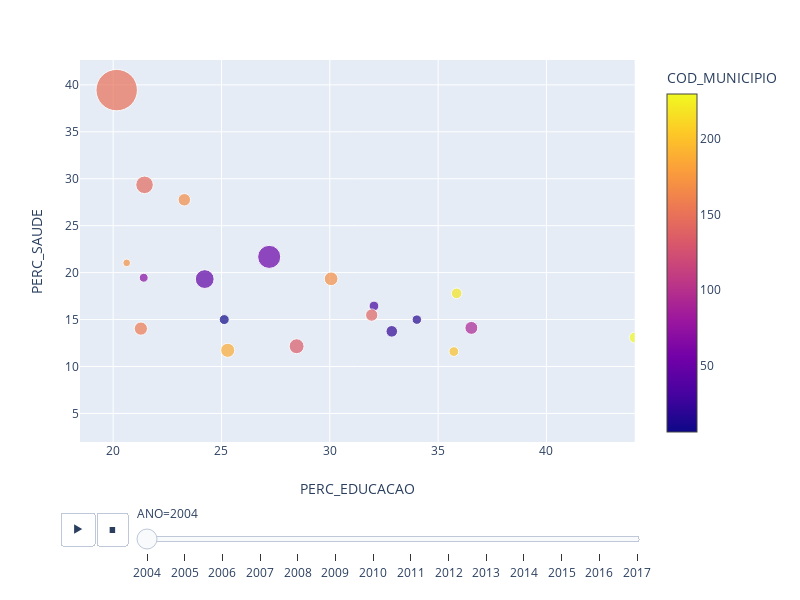

Notebook cell for this chart:
### Code cell
heightS=600
widthS=800
dfscatter = dfTopDespesa
fig=px.scatter(dfscatter, x="PERC_EDUCACAO", y="PERC_SAUDE", animation_frame="ANO", animation_group="NOME_MUNICIPIO",height=heightS,width=widthS,
           size="TOTAL", color="COD_MUNICIPIO", hover_name="NOME_MUNICIPIO",size_max=50,log_x=False,log_y=False,#text="COD_MUNICIPIO",
               range_x=[dfscatter['PERC_EDUCACAO'].min(),dfscatter['PERC_EDUCACAO'].max()], range_y=[dfscatter['PERC_SAUDE'].min(),dfscatter['PERC_SAUDE'].max()]
              #labels=dict(ExpOneRD="Expenditure by one researcher (Current USD)",ExpOneArt="Cost of one article (Current USD)",per_g="Research and development expenditure (% of GDP)")
              )
iplot(fig)
#IFrame('file:///G:/PESSOAL/visualizacao/trabalho%20final/temp-plot.html', height=heightS+20,width=widthS+20)
#IFrame('file:///C:/PUCRS/visualizacao/trabalho%20final/temp-plot.html', width=900, height=500)

### Figure 1 — Plotly figure (JSON) as saved in the notebook; plotly's stock layout.template omitted (floating-point values rounded to 4 significant figures)
{"data": [{"hoverlabel": {"namelength": 0}, "hovertemplate": "<b>%{hovertext}</b><br><br>ANO=2004<br>PERC_EDUCACAO=%{x}<br>PERC_SAUDE=%{y}<br>TOTAL=%{marker.size}<br>COD_MUNICIPIO=%{marker.color}", "hovertext": ["ALVORADA", "BAGÉ", "BENTO GONÇALVES", "CACHOEIRINHA", "CANOAS", "CAXIAS DO SUL", "ERECHIM", "GRAVATAÍ", "NOVO HAMBURGO", "PASSO FUNDO", "PELOTAS", "PORTO ALEGRE", "RIO GRANDE", "SANTA CRUZ DO SUL", "SANTA MARIA", "SANTANA DO LIVRAMENTO", "SÃO LEOPOLDO", "SAPUCAIA DO SUL", "TRIUNFO", "VIAMÃO"], "ids": ["ALVORADA", "BAGÉ", "BENTO GONÇALVES", "CACHOEIRINHA", "CANOAS", "CAXIAS DO SUL", "ERECHIM", "GRAVATAÍ", "NOVO HAMBURGO", "PASSO FUNDO", "PELOTAS", "PORTO ALEGRE", "RIO GRANDE", "SANTA CRUZ DO SUL", "SANTA MARIA", "SANTANA DO LIVRAMENTO", "SÃO LEOPOLDO", "SAPUCAIA DO SUL", "TRIUNFO", "VIAMÃO"], "legendgroup": "", "marker": {"color": [6, 16, 21, 31, 45, 50, 69, 91, 134, 141, 144, 149, 156, 168, 169, 171, 187, 200, 220, 230], "coloraxis": "coloraxis", "size": [69150000.0, 62240000.0, 93230000.0, 67200000.0, 245900000.0, 370100000.0, 55540000.0, 115900000.0, 154300000.0, 104700000.0, 214300000.0, 1192000000.0, 122000000.0, 108300000.0, 130600000.0, 41250000.0, 138500000.0, 65790000.0, 78380000.0, 82370000.0], "sizemode": "area", "sizeref": 1388000.0, "symbol": "circle"}, "mode": "markers", "name": "", "showlegend": false, "type": "scatter", "x": [25.13, 34.02, 32.86, 32.04, 24.23, 27.2, 21.41, 36.53, 28.47, 31.94, 21.45, 20.16, 21.28, 23.29, 30.06, 20.63, 25.29, 35.72, 35.85, 44.07], "xaxis": "x", "y": [15.0, 14.99, 13.75, 16.44, 19.31, 21.68, 19.46, 14.11, 12.16, 15.48, 29.35, 39.44, 14.04, 27.76, 19.34, 21.04, 11.72, 11.59, 17.79, 13.09], "yaxis": "y"}], "layout": {"coloraxis": {"colorbar": {"title": {"text": "COD_MUNICIPIO"}}, "colorscale": [[0, "#0d0887"], [0.1111, "#46039f"], [0.2222, "#7201a8"], [0.3333, "#9c179e"], [0.4444, "#bd3786"], [0.5556, "#d8576b"], [0.6667, "#ed7953"], [0.7778, "#fb9f3a"], [0.8889, "#fdca26"], [1, "#f0f921"]]}, "height": 600, "legend": {"itemsizing": "constant", "tracegroupgap": 0}, "margin": {"t": 60}, "sliders": [{"active": 0, "currentvalue": {"prefix": "ANO="}, "len": 0.9, "pad": {"b": 10, "t": 60}, "steps": [{"args": [["2004"], {"frame": {"duration": 0, "redraw": false}, "fromcurrent": true, "mode": "immediate", "transition": {"duration": 0, "easing": "linear"}}], "label": "2004", "method": "animate"}, {"args": [["2005"], {"frame": {"duration": 0, "redraw": false}, "fromcurrent": true, "mode": "immediate", "transition": {"duration": 0, "easing": "linear"}}], "label": "2005", "method": "animate"}, {"args": [["2006"], {"frame": {"duration": 0, "redraw": false}, "fromcurrent": true, "mode": "immediate", "transition": {"duration": 0, "easing": "linear"}}], "label": "2006", "method": "animate"}, {"args": [["2007"], {"frame": {"duration": 0, "redraw": false}, "fromcurrent": true, "mode": "immediate", "transition": {"duration": 0, "easing": "linear"}}], "label": "2007", "method": "animate"}, {"args": [["2008"], {"frame": {"duration": 0, "redraw": false}, "fromcurrent": true, "mode": "immediate", "transition": {"duration": 0, "easing": "linear"}}], "label": "2008", "method": "animate"}, {"args": [["2009"], {"frame": {"duration": 0, "redraw": false}, "fromcurrent": true, "mode": "immediate", "transition": {"duration": 0, "easing": "linear"}}], "label": "2009", "method": "animate"}, {"args": [["2010"], {"frame": {"duration": 0, "redraw": false}, "fromcurrent": true, "mode": "immediate", "transition": {"duration": 0, "easing": "linear"}}], "label": "2010", "method": "animate"}, {"args": [["2011"], {"frame": {"duration": 0, "redraw": false}, "fromcurrent": true, "mode": "immediate", "transition": {"duration": 0, "easing": "linear"}}], "label": "2011", "method": "animate"}, {"args": [["2012"], {"frame": {"duration": 0, "redraw": false}, "fromcurrent": true, "mode": "immediate", "transition": {"duration": 0, "easing": "linear"}}], "label": "2012", "method": "animate"}, {"args": [["2013"], {"frame": {"duration": 0, "redraw": false}, "fromcurrent": true, "mode": "immediate", "transition": {"duration": 0, "easing": "linear"}}], "label": "2013", "method": "animate"}, {"args": [["2014"], {"frame": {"duration": 0, "redraw": false}, "fromcurrent": true, "mode": "immediate", "transition": {"duration": 0, "easing": "linear"}}], "label": "2014", "method": "animate"}, {"args": [["2015"], {"frame": {"duration": 0, "redraw": false}, "fromcurrent": true, "mode": "immediate", "transition": {"duration": 0, "easing": "linear"}}], "label": "2015", "method": "animate"}, {"args": [["2016"], {"frame": {"duration": 0, "redraw": false}, "fromcurrent": true, "mode": "immediate", "transition": {"duration": 0, "easing": "linear"}}], "label": "2016", "method": "animate"}, {"args": [["2017"], {"frame": {"duration": 0, "redraw": false}, "fromcurrent": true, "mode": "immediate", "transition": {"duration": 0, "easing": "linear"}}], "label": "2017", "method": "animate"}], "x": 0.1, "xanchor": "left", "y": 0, "yanchor": "top"}], "updatemenus": [{"buttons": [{"args": [null, {"frame": {"duration": 500, "redraw": false}, "fromcurrent": true, "mode": "immediate", "transition": {"duration": 500, "easing": "linear"}}], "label": "&#9654;", "method": "animate"}, {"args": [[null], {"frame": {"duration": 0, "redraw": false}, "fromcurrent": true, "mode": "immediate", "transition": {"duration": 0, "easing": "linear"}}], "label": "&#9724;", "method": "animate"}], "direction": "left", "pad": {"r": 10, "t": 70}, "showactive": false, "type": "buttons", "x": 0.1, "xanchor": "right", "y": 0, "yanchor": "top"}], "width": 800, "xaxis": {"anchor": "y", "domain": [0, 0.98], "range": [18.47, 44.07], "title": {"text": "PERC_EDUCACAO"}}, "yaxis": {"anchor": "x", "domain": [0, 1], "range": [1.958, 42.65], "title": {"text": "PERC_SAUDE"}}}}
